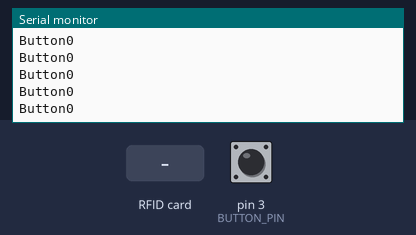
Bench run of a sketch on a simulated Arduino Uno, built with avr-gcc and run on an emulated ATmega328P. Parts: the last lines printed to the serial monitor. The test bench sets the inputs (shaded band); at power-on: pin 3 (BUTTON_PIN) LOW.

Above: at 1.3 s.
1.4 s: RFID card 5E 7A 19 C4 held to the reader
At 1.42 s:
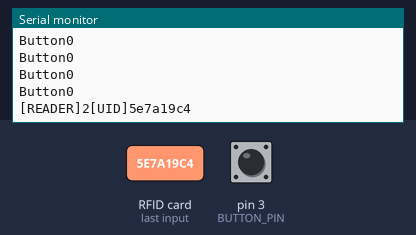
2.9 s: pin 3 (BUTTON_PIN) pulled HIGH for 0.15 s
At 2.98 s:
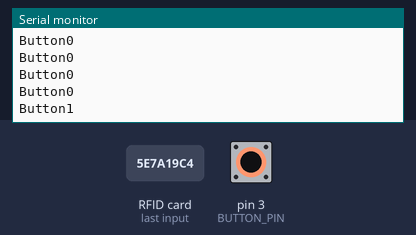

Measured:
- after the input at 1.4 s, the serial monitor: prints a new line at once (image 1)
- after the input at 2.9 s, the serial monitor: prints a new line at once (image 2)

The sketch:

arduino2.ino
```cpp
/**
  *
 * Typical pin layout used:
 * -----------------------------------------------------------------------------------------
 *             MFRC522      Arduino       Arduino   Arduino    Arduino          Arduino
 *             Reader/PCD   Uno/101       Mega      Nano v3    Leonardo/Micro   Pro Micro
 * Signal      Pin          Pin           Pin       Pin        Pin              Pin
 * -----------------------------------------------------------------------------------------
 * RST/Reset   RST          9             5         D9         RESET/ICSP-5     RST
 * SPI SS 1    SDA(SS)      ** custom, take a unused pin, only HIGH/LOW required **
 * SPI SS 2    SDA(SS)      ** custom, take a unused pin, only HIGH/LOW required **
 * SPI MOSI    MOSI         11 / ICSP-4   51        D11        ICSP-4           16
 * SPI MISO    MISO         12 / ICSP-1   50        D12        ICSP-1           14
 * SPI SCK     SCK          13 / ICSP-3   52        D13        ICSP-3           15
 *
 */

/*  Wiring up the RFID Readers ***
 *  RFID readers based on the Mifare RC522 like this one:  http://amzn.to/2gwB81z
 *  get wired up like this:
 *
 *  RFID pin    Arduino pin (above)
 *  _________   ________
 *  SDA          SDA - each RFID board needs its OWN pin on the arduino
 *  SCK          SCK - all RFID boards connect to this one pin
 *  MOSI         MOSI - all RFID boards connect to this one pin
 *  MISO         MISO - all RFID boards connect to this one pin
 *  IRQ          not used
 *  GND          GND - all RFID connect to GND
 *  RST          RST - all RFID boards connect to this one pin
 *  3.3V         3v3 - all RFID connect to 3.3v for power supply
 *
 */


#include <SPI.h>
#include <MFRC522.h>

#define RST_PIN         9          // Configurable, see typical pin layout above

//each SS_x_PIN variable indicates the unique SS pin for another RFID reader
#define SS_1_PIN        10         // Configurable, take a unused pin, only HIGH/LOW required, must be diffrent to SS 2
#define SS_2_PIN        8          // Configurable, take a unused pin, only HIGH/LOW required, must be diffrent to SS 1
#define SS_3_PIN        4          // Configurable, take a unused pin, only HIGH/LOW required, must be diffrent to SS 1

#define BUTTON_PIN  3
//must have one SS_x_PIN for each reader connected
#define NR_OF_READERS   3

byte ssPins[] = {SS_1_PIN, SS_2_PIN,SS_3_PIN};

MFRC522 mfrc522[NR_OF_READERS];   // Create MFRC522 instance.
String read_rfid;


/**
 * Initialize.
 */
void setup() {

  Serial.begin(9600); // Initialize serial communications with the PC
  while (!Serial);    // Do nothing if no serial port is opened (added for Arduinos based on ATMEGA32U4)

  SPI.begin();        // Init SPI bus

  for (uint8_t reader = 0; reader < NR_OF_READERS; reader++) {
    mfrc522[reader].PCD_Init(ssPins[reader], RST_PIN); // Init each MFRC522 card
    Serial.print(F("Reader "));
    Serial.print(reader);
    Serial.print(F(": "));
    mfrc522[reader].PCD_DumpVersionToSerial();
      }
    pinMode(BUTTON_PIN, INPUT);
    digitalWrite(BUTTON_PIN, LOW);
}

/**
 * Main loop.
 */
void loop() {


  for (uint8_t reader = 0; reader < NR_OF_READERS; reader++) {
    // Look for new cards


    //
    //Serial.println("Reading readers" + String(ValidCardOrder) + "-----" + String(Card_1_ok) + "--" + String(Card_2_ok) + "--" + String(Card_3_ok));

    if (mfrc522[reader].PICC_IsNewCardPresent() && mfrc522[reader].PICC_ReadCardSerial()) {

      Serial.print("[READER]");
      Serial.print(reader);
      Serial.print("[UID]");

      dump_byte_array(mfrc522[reader].uid.uidByte, mfrc522[reader].uid.size);
      Serial.print(read_rfid);

      Serial.println();

      // Halt PICC
      mfrc522[reader].PICC_HaltA();
      // Stop encryption on PCD
      mfrc522[reader].PCD_StopCrypto1();
    }

     }

     Serial.print(F("Button"));
     Serial.println(digitalRead(BUTTON_PIN));
}


void dump_byte_array(byte *buffer, byte bufferSize) {
  read_rfid = "";
  for (byte i = 0; i < bufferSize; i++) {
    read_rfid = read_rfid + String(buffer[i], HEX);
  }
}
```
